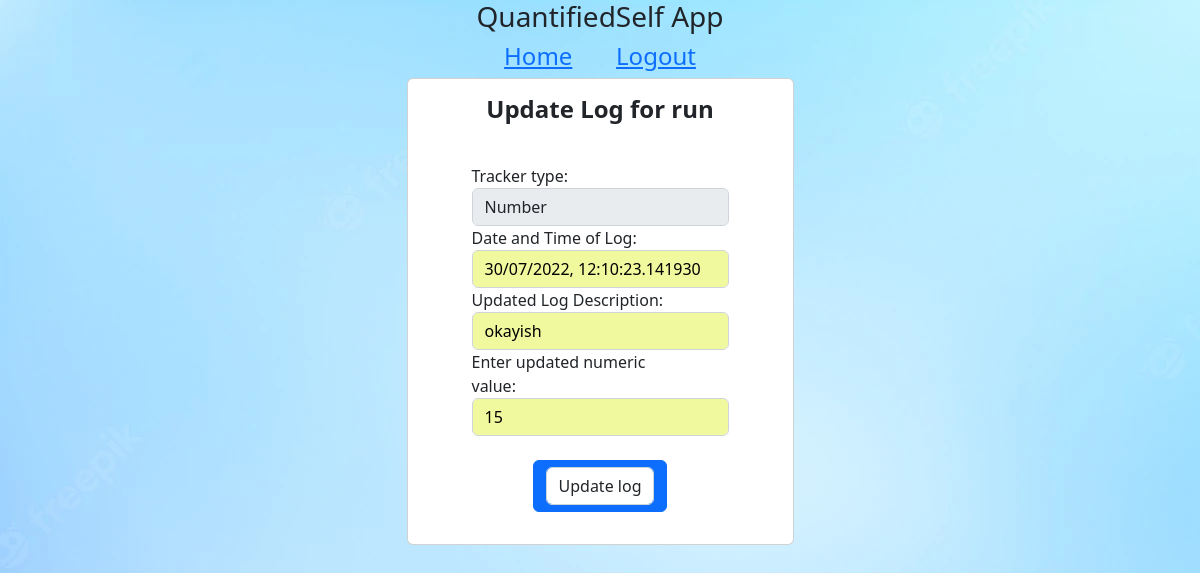
Page /log/1/update (signed in) on the committed database.
### database.py (models this page shows, shortened)
class Tracker(db.Model):
    user_id = db.Column(db.Integer,
                        db.ForeignKey('user.user_id'),
                        nullable=False)
    tracker_id = db.Column(db.Integer, primary_key=True, autoincrement=True)
    tracker_name = db.Column(db.String, nullable=False)
    description_tracker = db.Column(db.String, nullable=False)
    type = db.Column(db.String, nullable=False)
    logs = db.relationship("Log", cascade="all", backref="tracker")

class Log(db.Model):
    tracker_id = db.Column(db.Integer,
                           db.ForeignKey("tracker.tracker_id"),
                           nullable=False)
    log_id = db.Column(db.Integer, primary_key=True, autoincrement=True)
    log = db.Column(db.String, nullable=False)
    date_time = db.Column(db.DateTime, nullable=False)
    log_description = db.Column(db.String, nullable=False)

### main.py (the view, shortened to what this page needs)
@app.route('/log/<int:log_id>/update', methods=['GET', 'POST'])
@login_required
def update_log(log_id):
    lot = db.session.query(Log.log_id).all()
    if (log_id, ) not in lot:
        return error_page("No such log")
    l = Log.query.get(log_id)
    return render_template('log_update.html', log=l, datetime=datetime)

### main.py (called while the page is built)
@login_manager.user_loader
def load_user(user_id):
    return User.query.get(user_id)

### templates/log_update.html (shortened to what this page needs)
<html>
  <head>
    <link href="https://cdn.jsdelivr.net/npm/bootstrap@5.2.0/dist/css/bootstrap.min.css" rel="stylesheet">
    <link rel="stylesheet" href="/static/main.css">
  </head>
  <body>
    <center><h3> QuantifiedSelf App</h3></center>
    <div class="h4 col-15 d-flex justify-content-center">
            <a href="/home">Home</a>&nbsp;&nbsp;&nbsp;&nbsp;&nbsp;&nbsp;&nbsp;
            <a href="/logout">Logout</a></div>
    <div class="container mt-14 mb-14 d-flex justify-content-center">
        <div class="card px-5 py-10">
        <div class="card-body">
        <form class="well form-horizontal" action="/log/{{log.log_id}}/update" method="post">
             <center><h4 class="card-title mb-3"><b>Update Log for {{log.tracker.tracker_name}}</b></h4></center><br>
          <div class="row">
                <div class="col-sm-15">
                    <div class="form-group">
          <label for="type" class="col-md-10 control-label">Tracker type:</label>
                      <div class="input-group">
          <input name="type" class="form-control" value="{{log.tracker.type}}" disabled></div>
      </div></div></div>
          <div class="row">
                <div class="col-sm-12">
                    <div class="form-group">
          <label for="dateandtime" class="col-md-10 control-label">Date and Time of Log:</label>
                      <div class="input-group">
          <input type="text" name="dateandtime"class="form-control" value="{{log.date_time.strftime('%d/%m/%Y, %H:%M:%S.%f')}}"></div>
      </div></div></div>
          <div class="row">
                <div class="col-sm-12">
                    <div class="form-group">
          <label for="desc" class="col-md-10 control-label">Updated Log Description:</label>
                      <div class="input-group">
          <input type="text" class="form-control" name="desc" value={{log.log_description}}>
                        </div>
      </div></div></div>
          <div class="row">
                <div class="col-sm-12">
                    <div class="form-group">
          {% if log.tracker.type=='Text' %}
          <label for="typelog" class="col-md-10 control-label">Enter updated text value:</label>
                      <div class="input-group">
          <input type="text" class="form-control" name="typelog" value="{{log.log}}" required></div>
          {% elif log.tracker.type=='Number' %}
          <label for="typelog" class="col-md-10 control-label">Enter updated numeric value:</label>
                      <div class="input-group">
          <input class="form-control" type="number" name="typelog" value="{{log.log}}" required></div>
          {% elif log.tracker.type=='Time' %}
          <label for="typelog" class="col-md-10 control-label">Updated Duration(time in hh:mm:ss format):</label>
                      <div class="input-group">
          <input class="form-control" type="time" name="typelog" value="{{log.log}}" required></div>
          {% endif %}
          </div></div></div><br><center><div class="btn btn-primary">
          <button type="submit" class="form-control">Update log</button></div></center>
        </form>
  </body>
</html>

### static/main.css (style rules this page uses)
body { background-image:url("background.jpg"); }
input[type=text] { background-color: #F1F99E; color: black; }
input[type=number] { background-color: #F1F99E; color: black; }

### rows in the picture
Tracker: tracker.tracker_name "run", type "Number"
Log: dateandtime "30/07/2022, 12:10:23.141930", desc "okayish", typelog "15"
